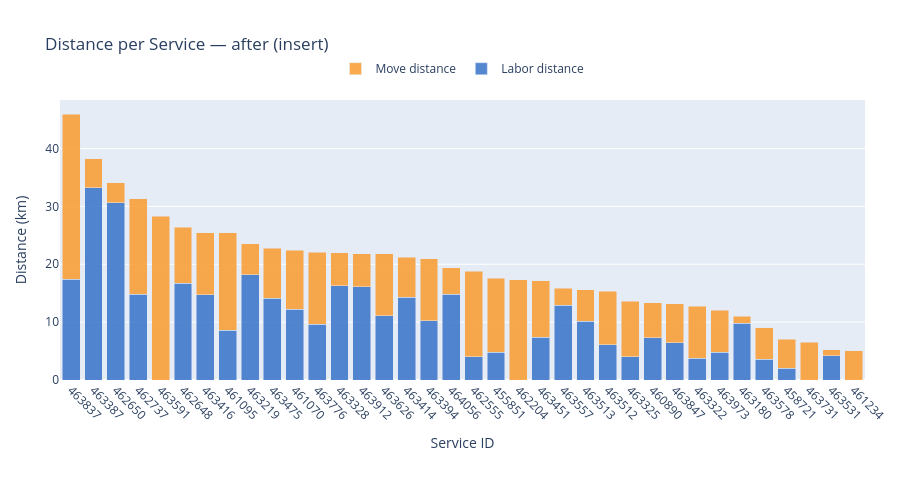
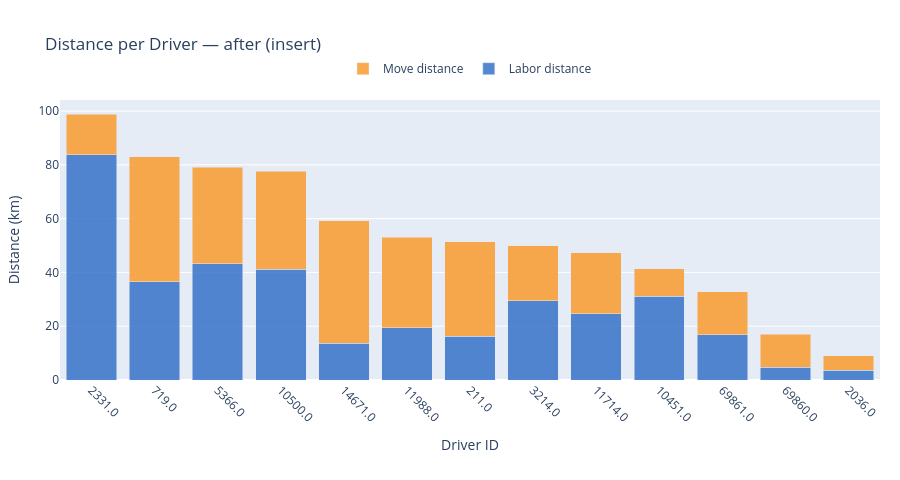

The code cell stored with these charts, in order, in its notebook:
### Markdown cell above
---
## Distance per Service / Driver

### Code cell
build_service_distance_figure(rows_after, all_services, LABEL_AFTER).show()
build_driver_distance_figure(rows_after, drivers_after, LABEL_AFTER).show()

### Figure 1 — Plotly figure (JSON) as saved in the notebook; plotly's stock layout.template omitted (floating-point values rounded to 4 significant figures)
{"data": [{"hoverinfo": "text", "hovertext": ["Service 463837<br>Labor: 17.40 km", "Service 463387<br>Labor: 33.24 km", "Service 462650<br>Labor: 30.59 km", "Service 462737<br>Labor: 14.80 km", "Service 463591<br>Labor: 0.00 km", "Service 462648<br>Labor: 16.76 km", "Service 463416<br>Labor: 14.77 km", "Service 461095<br>Labor: 8.61 km", "Service 463219<br>Labor: 18.15 km", "Service 463475<br>Labor: 14.10 km", "Service 461070<br>Labor: 12.24 km", "Service 463776<br>Labor: 9.60 km", "Service 463328<br>Labor: 16.31 km", "Service 463912<br>Labor: 16.09 km", "Service 463626<br>Labor: 11.11 km", "Service 463414<br>Labor: 14.34 km", "Service 463394<br>Labor: 10.25 km", "Service 464056<br>Labor: 14.86 km", "Service 462555<br>Labor: 3.99 km", "Service 455851<br>Labor: 4.79 km", "Service 462204<br>Labor: 0.00 km", "Service 463451<br>Labor: 7.43 km", "Service 463557<br>Labor: 12.91 km", "Service 463513<br>Labor: 10.12 km", "Service 463512<br>Labor: 6.13 km", "Service 463325<br>Labor: 4.05 km", "Service 460890<br>Labor: 7.34 km", "Service 463847<br>Labor: 6.42 km", "Service 463322<br>Labor: 3.79 km", "Service 463973<br>Labor: 4.80 km", "Service 463180<br>Labor: 9.83 km", "Service 463578<br>Labor: 3.61 km", "Service 458721<br>Labor: 2.07 km", "Service 463731<br>Labor: 0.00 km", "Service 463531<br>Labor: 4.22 km", "Service 461234<br>Labor: 0.00 km"], "marker": {"color": "rgba(55, 115, 200, 0.85)"}, "name": "Labor distance", "type": "bar", "x": ["463837", "463387", "462650", "462737", "463591", "462648", "463416", "461095", "463219", "463475", "461070", "463776", "463328", "463912", "463626", "463414", "463394", "464056", "462555", "455851", "462204", "463451", "463557", "463513", "463512", "463325", "460890", "463847", "463322", "463973", "463180", "463578", "458721", "463731", "463531", "461234"], "y": [17.4, 33.24, 30.59, 14.8, 0, 16.76, 14.77, 8.61, 18.15, 14.1, 12.24, 9.6, 16.31, 16.09, 11.11, 14.34, 10.25, 14.86, 3.99, 4.79, 0, 7.43, 12.91, 10.12, 6.13, 4.05, 7.34, 6.42, 3.79, 4.8, 9.83, 3.61, 2.07, 0, 4.22, 0]}, {"hoverinfo": "text", "hovertext": ["Service 463837<br>Move: 28.57 km", "Service 463387<br>Move: 5.03 km", "Service 462650<br>Move: 3.48 km", "Service 462737<br>Move: 16.50 km", "Service 463591<br>Move: 28.30 km", "Service 462648<br>Move: 9.62 km", "Service 463416<br>Move: 10.68 km", "Service 461095<br>Move: 16.83 km", "Service 463219<br>Move: 5.40 km", "Service 463475<br>Move: 8.71 km", "Service 461070<br>Move: 10.15 km", "Service 463776<br>Move: 12.51 km", "Service 463328<br>Move: 5.72 km", "Service 463912<br>Move: 5.76 km", "Service 463626<br>Move: 10.67 km", "Service 463414<br>Move: 6.91 km", "Service 463394<br>Move: 10.70 km", "Service 464056<br>Move: 4.54 km", "Service 462555<br>Move: 14.84 km", "Service 455851<br>Move: 12.83 km", "Service 462204<br>Move: 17.36 km", "Service 463451<br>Move: 9.69 km", "Service 463557<br>Move: 2.98 km", "Service 463513<br>Move: 5.46 km", "Service 463512<br>Move: 9.20 km", "Service 463325<br>Move: 9.58 km", "Service 460890<br>Move: 6.02 km", "Service 463847<br>Move: 6.80 km", "Service 463322<br>Move: 8.94 km", "Service 463973<br>Move: 7.26 km", "Service 463180<br>Move: 1.16 km", "Service 463578<br>Move: 5.43 km", "Service 458721<br>Move: 4.95 km", "Service 463731<br>Move: 6.52 km", "Service 463531<br>Move: 1.05 km", "Service 461234<br>Move: 5.02 km"], "marker": {"color": "rgba(250, 155, 45, 0.85)"}, "name": "Move distance", "type": "bar", "x": ["463837", "463387", "462650", "462737", "463591", "462648", "463416", "461095", "463219", "463475", "461070", "463776", "463328", "463912", "463626", "463414", "463394", "464056", "462555", "455851", "462204", "463451", "463557", "463513", "463512", "463325", "460890", "463847", "463322", "463973", "463180", "463578", "458721", "463731", "463531", "461234"], "y": [28.57, 5.03, 3.48, 16.5, 28.3, 9.62, 10.68, 16.83, 5.4, 8.71, 10.15, 12.51, 5.72, 5.76, 10.67, 6.91, 10.7, 4.54, 14.84, 12.83, 17.36, 9.69, 2.98, 5.46, 9.2, 9.58, 6.02, 6.8, 8.94, 7.26, 1.16, 5.43, 4.95, 6.52, 1.05, 5.02]}], "layout": {"barmode": "stack", "height": 480, "hovermode": "x", "legend": {"orientation": "h", "x": 0.5, "xanchor": "center", "y": 1.06, "yanchor": "bottom"}, "margin": {"b": 100, "l": 60, "r": 20, "t": 100}, "title": {"text": "Distance per Service — after (insert)"}, "xaxis": {"tickangle": 45, "title": {"text": "Service ID"}}, "yaxis": {"title": {"text": "Distance (km)"}}}}

### Figure 2 — Plotly figure (JSON) as saved in the notebook; plotly's stock layout.template omitted (floating-point values rounded to 4 significant figures)
{"data": [{"hoverinfo": "text", "hovertext": ["Driver 2331.0<br>Labor: 83.78 km", "Driver 719.0<br>Labor: 36.53 km", "Driver 5366.0<br>Labor: 43.30 km", "Driver 10500.0<br>Labor: 41.24 km", "Driver 14671.0<br>Labor: 13.59 km", "Driver 11988.0<br>Labor: 19.47 km", "Driver 211.0<br>Labor: 16.34 km", "Driver 3214.0<br>Labor: 29.43 km", "Driver 11714.0<br>Labor: 24.70 km", "Driver 10451.0<br>Labor: 31.17 km", "Driver 69861.0<br>Labor: 16.76 km", "Driver 69860.0<br>Labor: 4.80 km", "Driver 2036.0<br>Labor: 3.61 km"], "marker": {"color": "rgba(55, 115, 200, 0.85)"}, "name": "Labor distance", "type": "bar", "x": ["2331.0", "719.0", "5366.0", "10500.0", "14671.0", "11988.0", "211.0", "3214.0", "11714.0", "10451.0", "69861.0", "69860.0", "2036.0"], "y": [83.78, 36.53, 43.3, 41.24, 13.59, 19.47, 16.34, 29.43, 24.7, 31.17, 16.76, 4.8, 3.61]}, {"hoverinfo": "text", "hovertext": ["Driver 2331.0<br>Move: 15.13 km", "Driver 719.0<br>Move: 46.47 km", "Driver 5366.0<br>Move: 35.89 km", "Driver 10500.0<br>Move: 36.44 km", "Driver 14671.0<br>Move: 45.56 km", "Driver 11988.0<br>Move: 33.52 km", "Driver 211.0<br>Move: 35.03 km", "Driver 3214.0<br>Move: 20.43 km", "Driver 11714.0<br>Move: 22.59 km", "Driver 10451.0<br>Move: 10.26 km", "Driver 69861.0<br>Move: 16.14 km", "Driver 69860.0<br>Move: 12.28 km", "Driver 2036.0<br>Move: 5.43 km"], "marker": {"color": "rgba(250, 155, 45, 0.85)"}, "name": "Move distance", "type": "bar", "x": ["2331.0", "719.0", "5366.0", "10500.0", "14671.0", "11988.0", "211.0", "3214.0", "11714.0", "10451.0", "69861.0", "69860.0", "2036.0"], "y": [15.13, 46.47, 35.89, 36.44, 45.56, 33.52, 35.03, 20.43, 22.59, 10.26, 16.14, 12.28, 5.43]}], "layout": {"barmode": "stack", "height": 480, "hovermode": "x", "legend": {"orientation": "h", "x": 0.5, "xanchor": "center", "y": 1.06, "yanchor": "bottom"}, "margin": {"b": 100, "l": 60, "r": 20, "t": 100}, "title": {"text": "Distance per Driver — after (insert)"}, "xaxis": {"tickangle": 45, "title": {"text": "Driver ID"}}, "yaxis": {"title": {"text": "Distance (km)"}}}}
